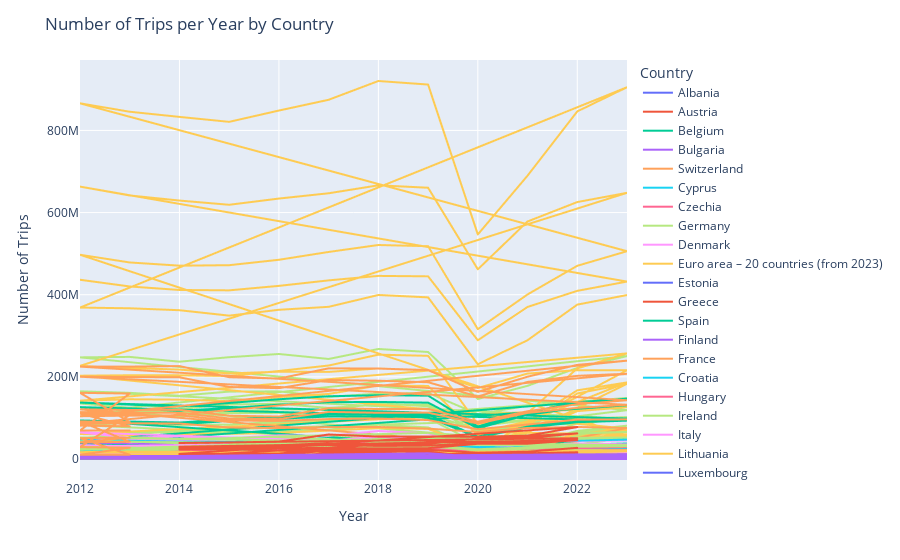

Here is the notebook cell this chart was saved with:
### Code cell
# Plot the line graph
fig = px.line(total_trips_df, x='Year', y='NumTrips', color='Country')
fig.update_layout(title='Number of Trips per Year by Country',
                  xaxis_title='Year',
                  yaxis_title='Number of Trips',
                  legend_title='Country')

### Figure 1 — Plotly figure (JSON) as saved in the notebook; plotly's stock layout.template omitted (floating-point values rounded to 4 significant figures; data arrays with more than 128 entries replaced by an {"elided": "..."} marker saying what was removed)
{"data": [{"hovertemplate": "Country=Albania<br>Year=%{x}<br>NumTrips=%{y}<extra></extra>", "legendgroup": "Albania", "line": {"color": "#636efa", "dash": "solid"}, "marker": {"symbol": "circle"}, "mode": "lines", "name": "Albania", "showlegend": true, "type": "scattergl", "x": [2017, 2019, 2020, 2017, 2019, 2020, 2017, 2019, 2020, 2020, 2020, 2020, 2017, 2019, 2020, 2017, 2019, 2020, 2017, 2019, 2020, 2020, 2020, 2020, 2017, 2019, 2020, 2017, 2019, 2020, 2017, 2019, 2020], "xaxis": "x", "y": [2646033, 2971522, 1887456, 3613521, 4317025, 2920284, 967487, 1345503, 1032828, 31962, 138135, 106173, 287335, 300130, 129009, 960690, 1033579, 291788, 673355, 733449, 162779, 97047, 153653, 56606, 2933369, 3271652, 2016465, 4574210, 5350604, 3212073, 1640842, 2078952, 1195608], "yaxis": "y"}, {"hovertemplate": "Country=Austria<br>Year=%{x}<br>NumTrips=%{y}<extra></extra>", "legendgroup": "Austria", "line": {"color": "#EF553B", "dash": "solid"}, "marker": {"symbol": "circle"}, "mode": "lines", "name": "Austria", "showlegend": true, "type": "scattergl", "x": {"elided": "132 int values"}, "xaxis": "x", "y": {"elided": "132 int values"}, "yaxis": "y"}, {"hovertemplate": "Country=Belgium<br>Year=%{x}<br>NumTrips=%{y}<extra></extra>", "legendgroup": "Belgium", "line": {"color": "#00cc96", "dash": "solid"}, "marker": {"symbol": "circle"}, "mode": "lines", "name": "Belgium", "showlegend": true, "type": "scattergl", "x": {"elided": "132 int values"}, "xaxis": "x", "y": {"elided": "132 int values"}, "yaxis": "y"}, {"hovertemplate": "Country=Bulgaria<br>Year=%{x}<br>NumTrips=%{y}<extra></extra>", "legendgroup": "Bulgaria", "line": {"color": "#ab63fa", "dash": "solid"}, "marker": {"symbol": "circle"}, "mode": "lines", "name": "Bulgaria", "showlegend": true, "type": "scattergl", "x": {"elided": "131 int values"}, "xaxis": "x", "y": {"elided": "131 int values"}, "yaxis": "y"}, {"hovertemplate": "Country=Switzerland<br>Year=%{x}<br>NumTrips=%{y}<extra></extra>", "legendgroup": "Switzerland", "line": {"color": "#FFA15A", "dash": "solid"}, "marker": {"symbol": "circle"}, "mode": "lines", "name": "Switzerland", "showlegend": true, "type": "scattergl", "x": [2012, 2013, 2014, 2015, 2016, 2017, 2018, 2019, 2020, 2021, 2022, 2012, 2013, 2014, 2015, 2016, 2017, 2018, 2019, 2020, 2021, 2022, 2012, 2013, 2014, 2015, 2016, 2017, 2018, 2019, 2020, 2021, 2022, 2020, 2021, 2022, 2020, 2021, 2022, 2020, 2021, 2022, 2012, 2013, 2014, 2015, 2016, 2017, 2018, 2019, 2020, 2021, 2022, 2012, 2013, 2014, 2015, 2016, 2017, 2018, 2019, 2020, 2021, 2022, 2012, 2013, 2014, 2015, 2016, 2017, 2018, 2019, 2020, 2021, 2022, 2020, 2021, 2022, 2020, 2021, 2022, 2012, 2013, 2014, 2015, 2016, 2017, 2018, 2019, 2020, 2021, 2022, 2012, 2013, 2014, 2015, 2016, 2017, 2018, 2019, 2020, 2021, 2022, 2012, 2013, 2014, 2015, 2016, 2017, 2018, 2019, 2020, 2021, 2022], "xaxis": "x", "y": [4323662, 4825563, 4156498, 4473672, 4183440, 4343773, 4300056, 4351896, 4228136, 4793438, 4560695, 6653495, 7227111, 6525564, 6544539, 6377212, 6795039, 6660947, 6540603, 7202101, 7631117, 7167832, 2329833, 2401548, 2369066, 2070867, 2193772, 2451266, 2360891, 2188707, 2973965, 2837678, 2607137, 1608619, 1354631, 2932426, 5212558, 5326564, 9712398, 3603939, 3971934, 6779971, 4285542, 4434030, 4350816, 4826682, 4505120, 5328484, 5304511, 4368042, 1709519, 1433903, 3059035, 12098147, 12402792, 12517583, 13600761, 13856757, 15318158, 15284798, 13442681, 6118105, 6296083, 11275095, 7812605, 7968762, 8166767, 8774079, 9351637, 9989674, 9980287, 9074639, 4408586, 4862180, 8216059, 905546, 969519, 1562697, 804646, 890246, 1436088, 8609204, 9259593, 8507313, 9300354, 8688560, 9672257, 9604567, 8719938, 5937655, 6227342, 7619730, 18751642, 19629903, 19043147, 20145301, 20233969, 22113197, 21945745, 19983284, 13320206, 13927200, 18442927, 10142438, 10370310, 10535833, 10844947, 11545410, 12440940, 12341178, 11263346, 7382551, 7699858, 10823197], "yaxis": "y"}, {"hovertemplate": "Country=Cyprus<br>Year=%{x}<br>NumTrips=%{y}<extra></extra>", "legendgroup": "Cyprus", "line": {"color": "#19d3f3", "dash": "solid"}, "marker": {"symbol": "circle"}, "mode": "lines", "name": "Cyprus", "showlegend": true, "type": "scattergl", "x": {"elided": "130 int values"}, "xaxis": "x", "y": {"elided": "130 int values"}, "yaxis": "y"}, {"hovertemplate": "Country=Czechia<br>Year=%{x}<br>NumTrips=%{y}<extra></extra>", "legendgroup": "Czechia", "line": {"color": "#FF6692", "dash": "solid"}, "marker": {"symbol": "circle"}, "mode": "lines", "name": "Czechia", "showlegend": true, "type": "scattergl", "x": {"elided": "129 int values"}, "xaxis": "x", "y": {"elided": "129 int values"}, "yaxis": "y"}, {"hovertemplate": "Country=Germany<br>Year=%{x}<br>NumTrips=%{y}<extra></extra>", "legendgroup": "Germany", "line": {"color": "#B6E880", "dash": "solid"}, "marker": {"symbol": "circle"}, "mode": "lines", "name": "Germany", "showlegend": true, "type": "scattergl", "x": {"elided": "132 int values"}, "xaxis": "x", "y": {"elided": "132 int values"}, "yaxis": "y"}, {"hovertemplate": "Country=Denmark<br>Year=%{x}<br>NumTrips=%{y}<extra></extra>", "legendgroup": "Denmark", "line": {"color": "#FF97FF", "dash": "solid"}, "marker": {"symbol": "circle"}, "mode": "lines", "name": "Denmark", "showlegend": true, "type": "scattergl", "x": {"elided": "131 int values"}, "xaxis": "x", "y": {"elided": "131 int values"}, "yaxis": "y"}, {"hovertemplate": "Country=Euro area – 20 countries (from 2023)<br>Year=%{x}<br>NumTrips=%{y}<extra></extra>", "legendgroup": "Euro area – 20 countries (from 2023)", "line": {"color": "#FECB52", "dash": "solid"}, "marker": {"symbol": "circle"}, "mode": "lines", "name": "Euro area – 20 countries (from 2023)", "showlegend": true, "type": "scattergl", "x": {"elided": "132 int values"}, "xaxis": "x", "y": {"elided": "132 int values"}, "yaxis": "y"}, {"hovertemplate": "Country=Estonia<br>Year=%{x}<br>NumTrips=%{y}<extra></extra>", "legendgroup": "Estonia", "line": {"color": "#636efa", "dash": "solid"}, "marker": {"symbol": "circle"}, "mode": "lines", "name": "Estonia", "showlegend": true, "type": "scattergl", "x": {"elided": "131 int values"}, "xaxis": "x", "y": {"elided": "131 int values"}, "yaxis": "y"}, {"hovertemplate": "Country=Greece<br>Year=%{x}<br>NumTrips=%{y}<extra></extra>", "legendgroup": "Greece", "line": {"color": "#EF553B", "dash": "solid"}, "marker": {"symbol": "circle"}, "mode": "lines", "name": "Greece", "showlegend": true, "type": "scattergl", "x": {"elided": "132 int values"}, "xaxis": "x", "y": {"elided": "132 int values"}, "yaxis": "y"}, {"hovertemplate": "Country=Spain<br>Year=%{x}<br>NumTrips=%{y}<extra></extra>", "legendgroup": "Spain", "line": {"color": "#00cc96", "dash": "solid"}, "marker": {"symbol": "circle"}, "mode": "lines", "name": "Spain", "showlegend": true, "type": "scattergl", "x": {"elided": "132 int values"}, "xaxis": "x", "y": {"elided": "132 int values"}, "yaxis": "y"}, {"hovertemplate": "Country=Finland<br>Year=%{x}<br>NumTrips=%{y}<extra></extra>", "legendgroup": "Finland", "line": {"color": "#ab63fa", "dash": "solid"}, "marker": {"symbol": "circle"}, "mode": "lines", "name": "Finland", "showlegend": true, "type": "scattergl", "x": {"elided": "132 int values"}, "xaxis": "x", "y": {"elided": "132 int values"}, "yaxis": "y"}, {"hovertemplate": "Country=France<br>Year=%{x}<br>NumTrips=%{y}<extra></extra>", "legendgroup": "France", "line": {"color": "#FFA15A", "dash": "solid"}, "marker": {"symbol": "circle"}, "mode": "lines", "name": "France", "showlegend": true, "type": "scattergl", "x": {"elided": "132 int values"}, "xaxis": "x", "y": {"elided": "132 int values"}, "yaxis": "y"}, {"hovertemplate": "Country=Croatia<br>Year=%{x}<br>NumTrips=%{y}<extra></extra>", "legendgroup": "Croatia", "line": {"color": "#19d3f3", "dash": "solid"}, "marker": {"symbol": "circle"}, "mode": "lines", "name": "Croatia", "showlegend": true, "type": "scattergl", "x": {"elided": "132 int values"}, "xaxis": "x", "y": {"elided": "132 int values"}, "yaxis": "y"}, {"hovertemplate": "Country=Hungary<br>Year=%{x}<br>NumTrips=%{y}<extra></extra>", "legendgroup": "Hungary", "line": {"color": "#FF6692", "dash": "solid"}, "marker": {"symbol": "circle"}, "mode": "lines", "name": "Hungary", "showlegend": true, "type": "scattergl", "x": {"elided": "132 int values"}, "xaxis": "x", "y": {"elided": "132 int values"}, "yaxis": "y"}, {"hovertemplate": "Country=Ireland<br>Year=%{x}<br>NumTrips=%{y}<extra></extra>", "legendgroup": "Ireland", "line": {"color": "#B6E880", "dash": "solid"}, "marker": {"symbol": "circle"}, "mode": "lines", "name": "Ireland", "showlegend": true, "type": "scattergl", "x": {"elided": "132 int values"}, "xaxis": "x", "y": {"elided": "132 int values"}, "yaxis": "y"}, {"hovertemplate": "Country=Italy<br>Year=%{x}<br>NumTrips=%{y}<extra></extra>", "legendgroup": "Italy", "line": {"color": "#FF97FF", "dash": "solid"}, "marker": {"symbol": "circle"}, "mode": "lines", "name": "Italy", "showlegend": true, "type": "scattergl", "x": {"elided": "130 int values"}, "xaxis": "x", "y": {"elided": "130 int values"}, "yaxis": "y"}, {"hovertemplate": "Country=Lithuania<br>Year=%{x}<br>NumTrips=%{y}<extra></extra>", "legendgroup": "Lithuania", "line": {"color": "#FECB52", "dash": "solid"}, "marker": {"symbol": "circle"}, "mode": "lines", "name": "Lithuania", "showlegend": true, "type": "scattergl", "x": {"elided": "132 int values"}, "xaxis": "x", "y": {"elided": "132 int values"}, "yaxis": "y"}, {"hovertemplate": "Country=Luxembourg<br>Year=%{x}<br>NumTrips=%{y}<extra></extra>", "legendgroup": "Luxembourg", "line": {"color": "#636efa", "dash": "solid"}, "marker": {"symbol": "circle"}, "mode": "lines", "name": "Luxembourg", "showlegend": true, "type": "scattergl", "x": {"elided": "129 int values"}, "xaxis": "x", "y": {"elided": "129 int values"}, "yaxis": "y"}, {"hovertemplate": "Country=Latvia<br>Year=%{x}<br>NumTrips=%{y}<extra></extra>", "legendgroup": "Latvia", "line": {"color": "#EF553B", "dash": "solid"}, "marker": {"symbol": "circle"}, "mode": "lines", "name": "Latvia", "showlegend": true, "type": "scattergl", "x": {"elided": "130 int values"}, "xaxis": "x", "y": {"elided": "130 int values"}, "yaxis": "y"}, {"hovertemplate": "Country=Montenegro<br>Year=%{x}<br>NumTrips=%{y}<extra></extra>", "legendgroup": "Montenegro", "line": {"color": "#00cc96", "dash": "solid"}, "marker": {"symbol": "circle"}, "mode": "lines", "name": "Montenegro", "showlegend": true, "type": "scattergl", "x": [2016, 2017, 2016, 2017, 2016, 2017, 2016, 2017, 2016, 2017, 2016, 2017, 2016, 2017, 2016, 2017, 2016, 2017], "xaxis": "x", "y": [601201, 576336, 962975, 879093, 361775, 302757, 286493, 218157, 657008, 546293, 370515, 328137, 887694, 794492, 1619983, 1425386, 732289, 630894], "yaxis": "y"}, {"hovertemplate": "Country=North Macedonia<br>Year=%{x}<br>NumTrips=%{y}<extra></extra>", "legendgroup": "North Macedonia", "line": {"color": "#ab63fa", "dash": "solid"}, "marker": {"symbol": "circle"}, "mode": "lines", "name": "North Macedonia", "showlegend": true, "type": "scattergl", "x": [2019, 2020, 2021, 2019, 2020, 2021, 2019, 2020, 2021, 2021, 2020, 2021, 2020, 2021, 2019, 2020, 2021, 2019, 2020, 2021, 2019, 2020, 2021, 2020, 2021, 2020, 2021, 2020, 2021, 2019, 2020, 2021, 2019, 2020, 2021, 2019, 2020, 2021], "xaxis": "x", "y": [95098, 149198, 125247, 177331, 211703, 206566, 82233, 62504, 81319, 20323, 33055, 106913, 25213, 86591, 103834, 25172, 74261, 377043, 82885, 260883, 273209, 57713, 186621, 17330, 53939, 49830, 153969, 32500, 100031, 198932, 174370, 199508, 554374, 294587, 467448, 355442, 120217, 267940], "yaxis": "y"}, {"hovertemplate": "Country=Malta<br>Year=%{x}<br>NumTrips=%{y}<extra></extra>", "legendgroup": "Malta", "line": {"color": "#FFA15A", "dash": "solid"}, "marker": {"symbol": "circle"}, "mode": "lines", "name": "Malta", "showlegend": true, "type": "scattergl", "x": {"elided": "132 int values"}, "xaxis": "x", "y": {"elided": "132 int values"}, "yaxis": "y"}, {"hovertemplate": "Country=Netherlands<br>Year=%{x}<br>NumTrips=%{y}<extra></extra>", "legendgroup": "Netherlands", "line": {"color": "#19d3f3", "dash": "solid"}, "marker": {"symbol": "circle"}, "mode": "lines", "name": "Netherlands", "showlegend": true, "type": "scattergl", "x": {"elided": "132 int values"}, "xaxis": "x", "y": {"elided": "132 int values"}, "yaxis": "y"}, {"hovertemplate": "Country=Norway<br>Year=%{x}<br>NumTrips=%{y}<extra></extra>", "legendgroup": "Norway", "line": {"color": "#FF6692", "dash": "solid"}, "marker": {"symbol": "circle"}, "mode": "lines", "name": "Norway", "showlegend": true, "type": "scattergl", "x": [2013, 2014, 2015, 2016, 2017, 2018, 2021, 2022, 2023, 2013, 2014, 2015, 2016, 2017, 2018, 2021, 2022, 2023, 2013, 2014, 2015, 2016, 2017, 2018, 2021, 2022, 2023, 2021, 2022, 2023, 2021, 2022, 2023, 2021, 2022, 2023, 2013, 2014, 2015, 2016, 2017, 2018, 2021, 2022, 2023, 2013, 2014, 2015, 2016, 2017, 2018, 2021, 2022, 2023, 2013, 2014, 2015, 2016, 2017, 2018, 2021, 2022, 2023, 2022, 2023, 2021, 2022, 2023, 2021, 2022, 2023, 2013, 2014, 2015, 2016, 2017, 2018, 2021, 2022, 2023, 2013, 2014, 2015, 2016, 2017, 2018, 2021, 2022, 2023, 2013, 2014, 2015, 2016, 2017, 2018, 2021, 2022, 2023], "xaxis": "x", "y": [8811955, 11339924, 10195060, 9961591, 11020392, 14517453, 14212353, 16350778, 15796637, 12236124, 15462534, 13797994, 13766384, 15108957, 18997913, 20640098, 22840083, 22078520, 3424170, 4122611, 3602933, 3804793, 4088565, 4480460, 6427745, 6489305, 6281883, 606836, 2309836, 2252139, 1767494, 6188830, 5928789, 1160659, 3878993, 3676650, 2954989, 3449735, 3257005, 3018840, 2783090, 3296035, 658385, 2619631, 2552933, 7683544, 9181607, 8720412, 8101465, 8158780, 8085994, 2033000, 7875913, 7130125, 4728555, 5731872, 5463408, 5082625, 5375690, 4789959, 1374615, 5256283, 4577192, 309794, 300793, 265506, 1687084, 1201335, 213956, 1377290, 900542, 11766944, 14789659, 13452065, 12980431, 13803482, 17813488, 14870738, 18970409, 18349569, 19919669, 24644141, 22518406, 21867849, 23267737, 27083907, 22673099, 30715996, 29208644, 8152725, 9854482, 9066341, 8887417, 9464256, 9270419, 7802360, 11745587, 10859075], "yaxis": "y"}, {"hovertemplate": "Country=Poland<br>Year=%{x}<br>NumTrips=%{y}<extra></extra>", "legendgroup": "Poland", "line": {"color": "#B6E880", "dash": "solid"}, "marker": {"symbol": "circle"}, "mode": "lines", "name": "Poland", "showlegend": true, "type": "scattergl", "x": {"elided": "132 int values"}, "xaxis": "x", "y": {"elided": "132 int values"}, "yaxis": "y"}, {"hovertemplate": "Country=Portugal<br>Year=%{x}<br>NumTrips=%{y}<extra></extra>", "legendgroup": "Portugal", "line": {"color": "#FF97FF", "dash": "solid"}, "marker": {"symbol": "circle"}, "mode": "lines", "name": "Portugal", "showlegend": true, "type": "scattergl", "x": {"elided": "131 int values"}, "xaxis": "x", "y": {"elided": "131 int values"}, "yaxis": "y"}, {"hovertemplate": "Country=Romania<br>Year=%{x}<br>NumTrips=%{y}<extra></extra>", "legendgroup": "Romania", "line": {"color": "#FECB52", "dash": "solid"}, "marker": {"symbol": "circle"}, "mode": "lines", "name": "Romania", "showlegend": true, "type": "scattergl", "x": {"elided": "129 int values"}, "xaxis": "x", "y": {"elided": "129 int values"}, "yaxis": "y"}, {"hovertemplate": "Country=Serbia<br>Year=%{x}<br>NumTrips=%{y}<extra></extra>", "legendgroup": "Serbia", "line": {"color": "#636efa", "dash": "solid"}, "marker": {"symbol": "circle"}, "mode": "lines", "name": "Serbia", "showlegend": true, "type": "scattergl", "x": [2018, 2018, 2018, 2018, 2018, 2018, 2018, 2018, 2018], "xaxis": "x", "y": [675300, 1113441, 438142, 348397, 846435, 498038, 1023697, 1959876, 936179], "yaxis": "y"}, {"hovertemplate": "Country=Sweden<br>Year=%{x}<br>NumTrips=%{y}<extra></extra>", "legendgroup": "Sweden", "line": {"color": "#EF553B", "dash": "solid"}, "marker": {"symbol": "circle"}, "mode": "lines", "name": "Sweden", "showlegend": true, "type": "scattergl", "x": [2014, 2015, 2016, 2017, 2018, 2019, 2020, 2021, 2022, 2014, 2015, 2016, 2017, 2018, 2019, 2020, 2021, 2022, 2014, 2015, 2016, 2017, 2018, 2019, 2020, 2021, 2022, 2020, 2021, 2022, 2020, 2021, 2022, 2020, 2021, 2022, 2014, 2015, 2016, 2017, 2018, 2019, 2020, 2021, 2022, 2014, 2015, 2016, 2017, 2018, 2019, 2020, 2021, 2022, 2014, 2015, 2016, 2017, 2018, 2019, 2020, 2021, 2022, 2020, 2021, 2022, 2020, 2021, 2022, 2020, 2021, 2022, 2014, 2015, 2016, 2017, 2018, 2019, 2020, 2021, 2022, 2014, 2015, 2016, 2017, 2018, 2019, 2020, 2021, 2022, 2014, 2015, 2016, 2017, 2018, 2019, 2020, 2021, 2022], "xaxis": "x", "y": [23076778, 24041680, 26077814, 27125982, 25719946, 26294719, 37106842, 37233755, 45983095, 29831956, 31525879, 33493020, 38415926, 35685909, 36891226, 49830932, 51185360, 62400828, 6755178, 7484199, 7415205, 11289944, 9965963, 10596507, 12724091, 13951604, 16417733, 1245935, 1484003, 3917615, 2845379, 4086906, 12311282, 1599444, 2602902, 8393667, 3496273, 3523923, 3250255, 6990957, 6161817, 6231178, 1619925, 1985734, 4573618, 9133320, 8689114, 8890230, 21232443, 18855245, 17999540, 4224602, 5766822, 15268834, 5637047, 5165190, 5639975, 14241486, 12693428, 11768362, 2604677, 3781088, 10695216, 373990, 501731, 656003, 1379223, 1679916, 2957551, 1005233, 1178185, 2301548, 26573051, 27565603, 29328069, 34116939, 31881763, 32525897, 38726767, 39219489, 50556713, 38965275, 40214993, 42383250, 59648369, 54541154, 54890766, 54055534, 56952181, 77669662, 12392225, 12649390, 13055180, 25531430, 22659391, 22364869, 15328768, 17732692, 27112949], "yaxis": "y"}, {"hovertemplate": "Country=Slovenia<br>Year=%{x}<br>NumTrips=%{y}<extra></extra>", "legendgroup": "Slovenia", "line": {"color": "#00cc96", "dash": "solid"}, "marker": {"symbol": "circle"}, "mode": "lines", "name": "Slovenia", "showlegend": true, "type": "scattergl", "x": {"elided": "131 int values"}, "xaxis": "x", "y": {"elided": "131 int values"}, "yaxis": "y"}, {"hovertemplate": "Country=Slovakia<br>Year=%{x}<br>NumTrips=%{y}<extra></extra>", "legendgroup": "Slovakia", "line": {"color": "#ab63fa", "dash": "solid"}, "marker": {"symbol": "circle"}, "mode": "lines", "name": "Slovakia", "showlegend": true, "type": "scattergl", "x": [2012, 2013, 2014, 2015, 2016, 2017, 2018, 2019, 2020, 2021, 2022, 2023, 2012, 2013, 2014, 2015, 2016, 2017, 2018, 2019, 2020, 2021, 2022, 2023, 2012, 2013, 2014, 2015, 2016, 2017, 2018, 2019, 2020, 2021, 2022, 2023, 2020, 2021, 2022, 2023, 2020, 2021, 2022, 2023, 2020, 2021, 2022, 2023, 2012, 2013, 2014, 2015, 2016, 2017, 2018, 2019, 2020, 2021, 2022, 2023, 2012, 2013, 2014, 2015, 2016, 2017, 2018, 2019, 2020, 2021, 2022, 2023, 2012, 2013, 2014, 2015, 2016, 2017, 2018, 2019, 2020, 2021, 2022, 2023, 2023, 2020, 2021, 2022, 2023, 2021, 2022, 2023, 2012, 2013, 2014, 2015, 2016, 2017, 2018, 2019, 2020, 2021, 2022, 2023, 2012, 2013, 2014, 2015, 2016, 2017, 2018, 2019, 2020, 2021, 2022, 2023, 2012, 2013, 2014, 2015, 2016, 2017, 2018, 2019, 2020, 2021, 2022, 2023], "xaxis": "x", "y": [2659853, 3449276, 3542259, 4103593, 4911337, 5359953, 5664292, 6120791, 3248953, 3368216, 5315725, 5474741, 4477078, 4765491, 4931973, 5594954, 6727776, 7100131, 7761392, 8689935, 4417848, 4749846, 7142078, 7486857, 1817225, 1316215, 1389713, 1491361, 1816440, 1740178, 2097100, 2569144, 1168896, 1381631, 1826353, 2012115, 525083, 537968, 1261400, 1678547, 946265, 1453362, 2887101, 3596017, 421183, 915394, 1625701, 1917470, 595405, 406858, 1063525, 823023, 1207009, 1664023, 1832960, 2106259, 540946, 559873, 1289720, 1751601, 2689150, 2128968, 2406400, 2777004, 3095087, 3869703, 4662046, 5214323, 1043943, 1562293, 3302534, 4370683, 2093745, 1722110, 1342876, 1953980, 1888078, 2205681, 2829086, 3108064, 502997, 1002420, 2012814, 2619082, 73054, 97677, 108931, 415433, 774666, 87026, 387113, 701612, 3255258, 3856133, 4605784, 4926617, 6118345, 7023976, 7497252, 8227050, 3789899, 3928089, 6605445, 7226342, 7166228, 6894459, 7338373, 8371958, 9822863, 10969834, 12423438, 13904259, 5461791, 6312139, 10444613, 11857540, 3910970, 3038326, 2732589, 3445341, 3704518, 3945859, 4926186, 5677208, 1671892, 2384051, 3839167, 4631198], "yaxis": "y"}, {"hovertemplate": "Country=United Kingdom<br>Year=%{x}<br>NumTrips=%{y}<extra></extra>", "legendgroup": "United Kingdom", "line": {"color": "#FFA15A", "dash": "solid"}, "marker": {"symbol": "circle"}, "mode": "lines", "name": "United Kingdom", "showlegend": true, "type": "scattergl", "x": [2012, 2013, 2012, 2013, 2012, 2013, 2012, 2013, 2012, 2013, 2012, 2013, 2012, 2013, 2012, 2013, 2012, 2013], "xaxis": "x", "y": [81446718, 79533503, 110402202, 107135644, 28955484, 27602141, 10249493, 10442451, 50710620, 52277882, 40461127, 41835431, 91696211, 89975954, 161112822, 159413526, 69416611, 69437572], "yaxis": "y"}], "layout": {"legend": {"title": {"text": "Country"}, "tracegroupgap": 0}, "margin": {"t": 60}, "title": {"text": "Number of Trips per Year by Country"}, "xaxis": {"anchor": "y", "domain": [0, 1], "title": {"text": "Year"}}, "yaxis": {"anchor": "x", "domain": [0, 1], "title": {"text": "Number of Trips"}}}}
